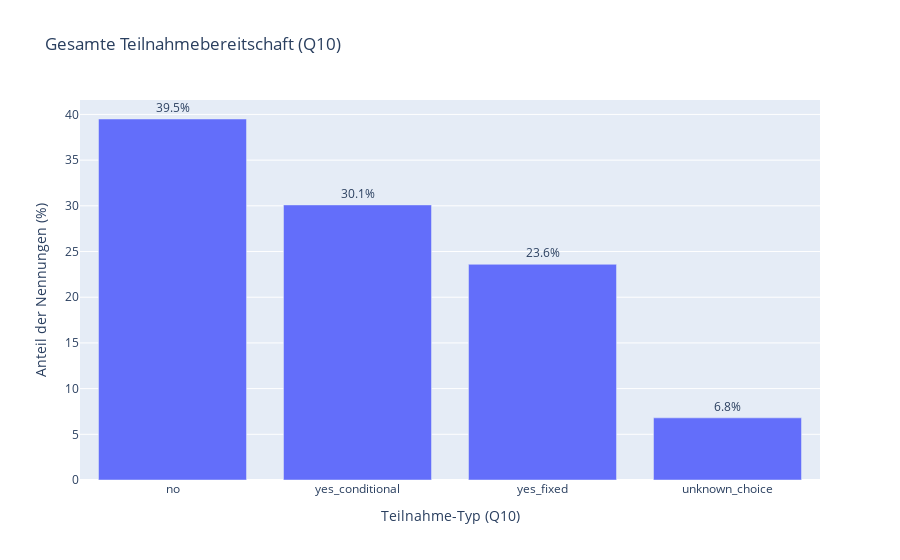
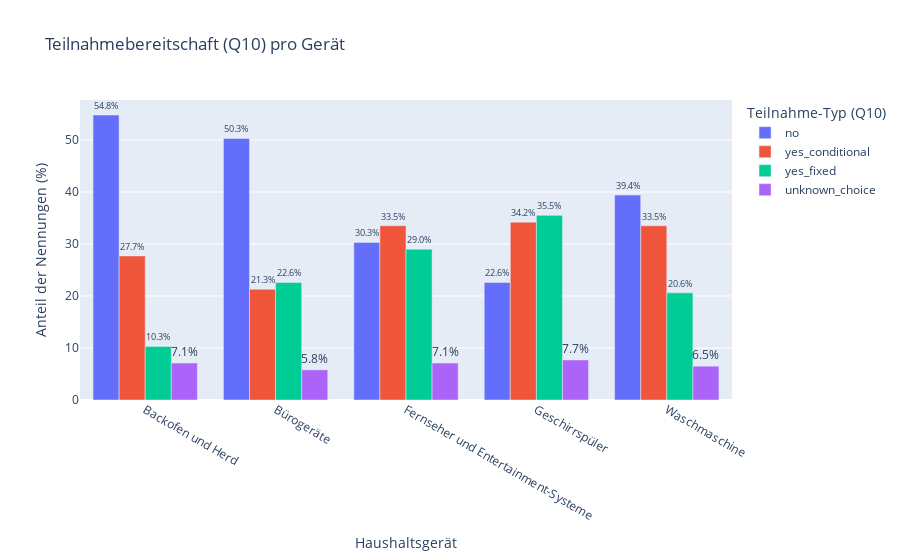
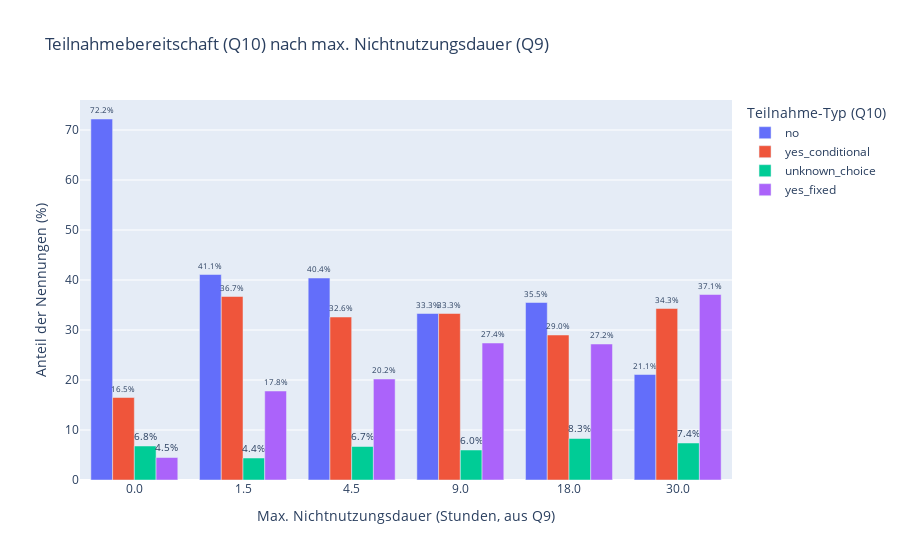

Notebook code cell kept with these figures, in order:
### Code cell
## 3.3 Bedingungen für die Teilnahme an Lastverschiebung (Q10 `incentive_choice`)
# Stelle sicher, dass master_df_f1 aus Abschnitt 0 existiert und nicht leer ist.
if 'master_df_f1' in locals() and not master_df_f1.empty:
    print(f"Beginne Analyse der Teilnahmebedingungen (Q10 incentive_choice) basierend auf master_df_f1 (Shape: {master_df_f1.shape})")

    # --- 3.3.1 Gesamtverteilung der Teilnahmebereitschaft (Q10) ---
    if 'incentive_choice' in master_df_f1.columns:
        print("\n--- 3.3.1 Gesamtverteilung der Teilnahmebereitschaft (Q10 `incentive_choice`) ---")
        overall_participation_q10 = master_df_f1['incentive_choice'].value_counts(normalize=True, dropna=False).mul(100).round(1)
        
        # Umbenennen von NaN für bessere Darstellung, falls vorhanden
        overall_participation_q10.rename(index={np.nan: 'Keine Angabe Q10'}, inplace=True)
        
        print("Gesamtverteilung der Teilnahmebereitschaft (Q10) in %:")
        # display(overall_participation_q10.to_frame(name='Anteil (%)'))
        print(overall_participation_q10.to_frame(name='Anteil (%)'))
        
        fig_q10_overall = px.bar(overall_participation_q10.reset_index(), 
                                 x='incentive_choice', y='proportion', # 'proportion' ist Standardname von value_counts
                                 title='Gesamte Teilnahmebereitschaft (Q10)', 
                                 labels={'proportion':'Anteil der Nennungen (%)', 'incentive_choice': 'Teilnahme-Typ (Q10)'},
                                 text_auto=True)
        fig_q10_overall.update_traces(texttemplate='%{y:.1f}%', textposition='outside')
        fig_q10_overall.show()
    else:
        print("WARNUNG: Spalte 'incentive_choice' nicht in master_df_f1 gefunden.")

    # --- 3.3.2 Teilnahmebereitschaft (Q10) pro Gerät ---
    if 'device' in master_df_f1.columns and 'incentive_choice' in master_df_f1.columns:
        print("\n--- 3.3.2 Teilnahmebereitschaft (Q10 `incentive_choice`) pro Gerät ---")
        q10_by_device = master_df_f1.groupby('device')['incentive_choice'].value_counts(normalize=True, dropna=False).mul(100).round(1)
        q10_by_device_table = q10_by_device.unstack(level='incentive_choice', fill_value=0)
        
        # Umbenennen von NaN-Spalte für bessere Darstellung, falls vorhanden
        if np.nan in q10_by_device_table.columns:
            q10_by_device_table.rename(columns={np.nan: 'Keine Angabe Q10'}, inplace=True)

        print("Prozentuale Verteilung der Teilnahmebereitschaft (Q10) pro Gerät (%):")
        # display(q10_by_device_table)
        print(q10_by_device_table)

        q10_by_device_long_df = q10_by_device.rename('percentage').reset_index()
        # Umbenennen von NaN für bessere Darstellung im Plot
        q10_by_device_long_df['incentive_choice'] = q10_by_device_long_df['incentive_choice'].fillna('Keine Angabe Q10')
        
        fig_q10_device = px.bar(q10_by_device_long_df, x='device', y='percentage', color='incentive_choice',
                               barmode='group', title='Teilnahmebereitschaft (Q10) pro Gerät',
                               labels={'percentage':'Anteil der Nennungen (%)', 'device':'Haushaltsgerät', 'incentive_choice':'Teilnahme-Typ (Q10)'},
                               text_auto=True)
        fig_q10_device.update_traces(texttemplate='%{y:.1f}%', textposition='outside', cliponaxis=False)
        fig_q10_device.update_xaxes(categoryorder='array', categoryarray=sorted(master_df_f1['device'].dropna().unique()))
        fig_q10_device.show()
    else:
        print("WARNUNG: Spalten 'device' oder 'incentive_choice' nicht in master_df_f1 für Analyse pro Gerät gefunden.")

    # --- 3.3.3 Teilnahmebereitschaft (Q10) in Abhängigkeit der akzeptierten Nichtnutzungsdauer (Q9) ---
    if 'max_duration_hours_num' in master_df_f1.columns and 'incentive_choice' in master_df_f1.columns:
        print("\n--- 3.3.3 Teilnahmebereitschaft (Q10 `incentive_choice`) nach max. Nichtnutzungsdauer (Q9 `max_duration_hours_num`) ---")
        q10_by_duration_q9 = master_df_f1.groupby('max_duration_hours_num')['incentive_choice'].value_counts(normalize=True, dropna=False).mul(100).round(1)
        q10_by_duration_q9_table = q10_by_duration_q9.unstack(level='incentive_choice', fill_value=0)

        # Umbenennen von NaN-Spalte für bessere Darstellung, falls vorhanden
        if np.nan in q10_by_duration_q9_table.columns:
            q10_by_duration_q9_table.rename(columns={np.nan: 'Keine Angabe Q10'}, inplace=True)
        
        # Sicherstellen, dass die Zeilen (Dauer-Kategorien) in gewünschter Reihenfolge sind
        duration_categories_q9_order_rows = [0.0, 1.5, 4.5, 9.0, 18.0, 30.0, np.nan]
        # Filtere Zeilen, die tatsächlich im DataFrame sind, um KeyErrors zu vermeiden
        existing_rows_in_order = [row for row in duration_categories_q9_order_rows if row in q10_by_duration_q9_table.index]
        if np.nan in duration_categories_q9_order_rows and np.nan not in existing_rows_in_order and q10_by_duration_q9_table.index.hasnans: # Falls NaN im Index aber nicht explizit da ist
            existing_rows_in_order.append(np.nan)

        q10_by_duration_q9_table = q10_by_duration_q9_table.reindex(existing_rows_in_order)


        print("Prozentuale Verteilung der Teilnahmebereitschaft (Q10) nach max. Nichtnutzungsdauer (Q9) (%):")
        # display(q10_by_duration_q9_table)
        print(q10_by_duration_q9_table)

        q10_by_duration_q9_long_df = q10_by_duration_q9.rename('percentage').reset_index()
        # Umbenennen von NaN für bessere Darstellung im Plot (sowohl für Dauer als auch für incentive_choice)
        q10_by_duration_q9_long_df['max_duration_hours_cat'] = q10_by_duration_q9_long_df['max_duration_hours_num'].fillna('Keine Angabe Q9')
        q10_by_duration_q9_long_df['incentive_choice'] = q10_by_duration_q9_long_df['incentive_choice'].fillna('Keine Angabe Q10')
        
        # Definiere die Reihenfolge für die x-Achse des Plots (Dauer)
        plot_duration_category_order_q9 = [str(cat) for cat in [0.0, 1.5, 4.5, 9.0, 18.0, 30.0]] + ['Keine Angabe Q9']
        q10_by_duration_q9_long_df['max_duration_hours_cat'] = pd.Categorical(
            q10_by_duration_q9_long_df['max_duration_hours_cat'].astype(str),
            categories=plot_duration_category_order_q9,
            ordered=True
        )
        
        fig_q10_duration_q9 = px.bar(q10_by_duration_q9_long_df.sort_values('max_duration_hours_cat'), # Sortiere nach Dauer für den Plot
                                     x='max_duration_hours_cat', y='percentage', color='incentive_choice',
                                     barmode='group', title='Teilnahmebereitschaft (Q10) nach max. Nichtnutzungsdauer (Q9)',
                                     labels={'percentage':'Anteil der Nennungen (%)', 
                                             'max_duration_hours_cat':'Max. Nichtnutzungsdauer (Stunden, aus Q9)', 
                                             'incentive_choice':'Teilnahme-Typ (Q10)'},
                                     text_auto=True)
        fig_q10_duration_q9.update_traces(texttemplate='%{y:.1f}%', textposition='outside', cliponaxis=False)
        fig_q10_duration_q9.show()
    else:
        print("WARNUNG: Spalten 'max_duration_hours_num' oder 'incentive_choice' nicht in master_df_f1 für Analyse nach Dauer gefunden.")

else:
    print("FEHLER: master_df_f1 ist nicht verfügbar oder leer. Analyse der Teilnahmebedingungen (Q10) kann nicht durchgeführt werden.")

print("\n--- Abschnitt 3.3: Bedingungen für die Teilnahme (Q10 `incentive_choice`) Abgeschlossen ---")

### Figure 1 — Plotly figure (JSON) as saved in the notebook; plotly's stock layout.template omitted (floating-point values rounded to 4 significant figures)
{"data": [{"hovertemplate": "Teilnahme-Typ (Q10)=%{x}<br>Anteil der Nennungen (%)=%{y}<extra></extra>", "legendgroup": "", "marker": {"color": "#636efa", "pattern": {"shape": ""}}, "name": "", "orientation": "v", "showlegend": false, "textposition": "outside", "texttemplate": "%{y:.1f}%", "type": "bar", "x": ["no", "yes_conditional", "yes_fixed", "unknown_choice"], "xaxis": "x", "y": [39.5, 30.1, 23.6, 6.8], "yaxis": "y"}], "layout": {"barmode": "relative", "legend": {"tracegroupgap": 0}, "title": {"text": "Gesamte Teilnahmebereitschaft (Q10)"}, "xaxis": {"anchor": "y", "domain": [0, 1], "title": {"text": "Teilnahme-Typ (Q10)"}}, "yaxis": {"anchor": "x", "domain": [0, 1], "title": {"text": "Anteil der Nennungen (%)"}}}}

### Figure 2 — Plotly figure (JSON) as saved in the notebook; plotly's stock layout.template omitted (floating-point values rounded to 4 significant figures)
{"data": [{"alignmentgroup": "True", "cliponaxis": false, "hovertemplate": "Teilnahme-Typ (Q10)=no<br>Haushaltsgerät=%{x}<br>Anteil der Nennungen (%)=%{y}<extra></extra>", "legendgroup": "no", "marker": {"color": "#636efa", "pattern": {"shape": ""}}, "name": "no", "offsetgroup": "no", "orientation": "v", "showlegend": true, "textposition": "outside", "texttemplate": "%{y:.1f}%", "type": "bar", "x": ["Backofen und Herd", "Bürogeräte", "Fernseher und Entertainment-Systeme", "Geschirrspüler", "Waschmaschine"], "xaxis": "x", "y": [54.8, 50.3, 30.3, 22.6, 39.4], "yaxis": "y"}, {"alignmentgroup": "True", "cliponaxis": false, "hovertemplate": "Teilnahme-Typ (Q10)=yes_conditional<br>Haushaltsgerät=%{x}<br>Anteil der Nennungen (%)=%{y}<extra></extra>", "legendgroup": "yes_conditional", "marker": {"color": "#EF553B", "pattern": {"shape": ""}}, "name": "yes_conditional", "offsetgroup": "yes_conditional", "orientation": "v", "showlegend": true, "textposition": "outside", "texttemplate": "%{y:.1f}%", "type": "bar", "x": ["Backofen und Herd", "Bürogeräte", "Fernseher und Entertainment-Systeme", "Geschirrspüler", "Waschmaschine"], "xaxis": "x", "y": [27.7, 21.3, 33.5, 34.2, 33.5], "yaxis": "y"}, {"alignmentgroup": "True", "cliponaxis": false, "hovertemplate": "Teilnahme-Typ (Q10)=yes_fixed<br>Haushaltsgerät=%{x}<br>Anteil der Nennungen (%)=%{y}<extra></extra>", "legendgroup": "yes_fixed", "marker": {"color": "#00cc96", "pattern": {"shape": ""}}, "name": "yes_fixed", "offsetgroup": "yes_fixed", "orientation": "v", "showlegend": true, "textposition": "outside", "texttemplate": "%{y:.1f}%", "type": "bar", "x": ["Backofen und Herd", "Bürogeräte", "Fernseher und Entertainment-Systeme", "Geschirrspüler", "Waschmaschine"], "xaxis": "x", "y": [10.3, 22.6, 29.0, 35.5, 20.6], "yaxis": "y"}, {"alignmentgroup": "True", "cliponaxis": false, "hovertemplate": "Teilnahme-Typ (Q10)=unknown_choice<br>Haushaltsgerät=%{x}<br>Anteil der Nennungen (%)=%{y}<extra></extra>", "legendgroup": "unknown_choice", "marker": {"color": "#ab63fa", "pattern": {"shape": ""}}, "name": "unknown_choice", "offsetgroup": "unknown_choice", "orientation": "v", "showlegend": true, "textposition": "outside", "texttemplate": "%{y:.1f}%", "type": "bar", "x": ["Backofen und Herd", "Bürogeräte", "Fernseher und Entertainment-Systeme", "Geschirrspüler", "Waschmaschine"], "xaxis": "x", "y": [7.1, 5.8, 7.1, 7.7, 6.5], "yaxis": "y"}], "layout": {"barmode": "group", "legend": {"title": {"text": "Teilnahme-Typ (Q10)"}, "tracegroupgap": 0}, "title": {"text": "Teilnahmebereitschaft (Q10) pro Gerät"}, "xaxis": {"anchor": "y", "categoryarray": ["Backofen und Herd", "Bürogeräte", "Fernseher und Entertainment-Systeme", "Geschirrspüler", "Waschmaschine"], "categoryorder": "array", "domain": [0, 1], "title": {"text": "Haushaltsgerät"}}, "yaxis": {"anchor": "x", "domain": [0, 1], "title": {"text": "Anteil der Nennungen (%)"}}}}

### Figure 3 — Plotly figure (JSON) as saved in the notebook; plotly's stock layout.template omitted (floating-point values rounded to 4 significant figures)
{"data": [{"alignmentgroup": "True", "cliponaxis": false, "hovertemplate": "Teilnahme-Typ (Q10)=no<br>Max. Nichtnutzungsdauer (Stunden, aus Q9)=%{x}<br>Anteil der Nennungen (%)=%{y}<extra></extra>", "legendgroup": "no", "marker": {"color": "#636efa", "pattern": {"shape": ""}}, "name": "no", "offsetgroup": "no", "orientation": "v", "showlegend": true, "textposition": "outside", "texttemplate": "%{y:.1f}%", "type": "bar", "x": ["0.0", "1.5", "4.5", "9.0", "18.0", "30.0"], "xaxis": "x", "y": [72.2, 41.1, 40.4, 33.3, 35.5, 21.1], "yaxis": "y"}, {"alignmentgroup": "True", "cliponaxis": false, "hovertemplate": "Teilnahme-Typ (Q10)=yes_conditional<br>Max. Nichtnutzungsdauer (Stunden, aus Q9)=%{x}<br>Anteil der Nennungen (%)=%{y}<extra></extra>", "legendgroup": "yes_conditional", "marker": {"color": "#EF553B", "pattern": {"shape": ""}}, "name": "yes_conditional", "offsetgroup": "yes_conditional", "orientation": "v", "showlegend": true, "textposition": "outside", "texttemplate": "%{y:.1f}%", "type": "bar", "x": ["0.0", "1.5", "4.5", "9.0", "18.0", "30.0"], "xaxis": "x", "y": [16.5, 36.7, 32.6, 33.3, 29.0, 34.3], "yaxis": "y"}, {"alignmentgroup": "True", "cliponaxis": false, "hovertemplate": "Teilnahme-Typ (Q10)=unknown_choice<br>Max. Nichtnutzungsdauer (Stunden, aus Q9)=%{x}<br>Anteil der Nennungen (%)=%{y}<extra></extra>", "legendgroup": "unknown_choice", "marker": {"color": "#00cc96", "pattern": {"shape": ""}}, "name": "unknown_choice", "offsetgroup": "unknown_choice", "orientation": "v", "showlegend": true, "textposition": "outside", "texttemplate": "%{y:.1f}%", "type": "bar", "x": ["0.0", "1.5", "4.5", "9.0", "18.0", "30.0"], "xaxis": "x", "y": [6.8, 4.4, 6.7, 6.0, 8.3, 7.4], "yaxis": "y"}, {"alignmentgroup": "True", "cliponaxis": false, "hovertemplate": "Teilnahme-Typ (Q10)=yes_fixed<br>Max. Nichtnutzungsdauer (Stunden, aus Q9)=%{x}<br>Anteil der Nennungen (%)=%{y}<extra></extra>", "legendgroup": "yes_fixed", "marker": {"color": "#ab63fa", "pattern": {"shape": ""}}, "name": "yes_fixed", "offsetgroup": "yes_fixed", "orientation": "v", "showlegend": true, "textposition": "outside", "texttemplate": "%{y:.1f}%", "type": "bar", "x": ["0.0", "1.5", "4.5", "9.0", "18.0", "30.0"], "xaxis": "x", "y": [4.5, 17.8, 20.2, 27.4, 27.2, 37.1], "yaxis": "y"}], "layout": {"barmode": "group", "legend": {"title": {"text": "Teilnahme-Typ (Q10)"}, "tracegroupgap": 0}, "title": {"text": "Teilnahmebereitschaft (Q10) nach max. Nichtnutzungsdauer (Q9)"}, "xaxis": {"anchor": "y", "domain": [0, 1], "title": {"text": "Max. Nichtnutzungsdauer (Stunden, aus Q9)"}}, "yaxis": {"anchor": "x", "domain": [0, 1], "title": {"text": "Anteil der Nennungen (%)"}}}}
